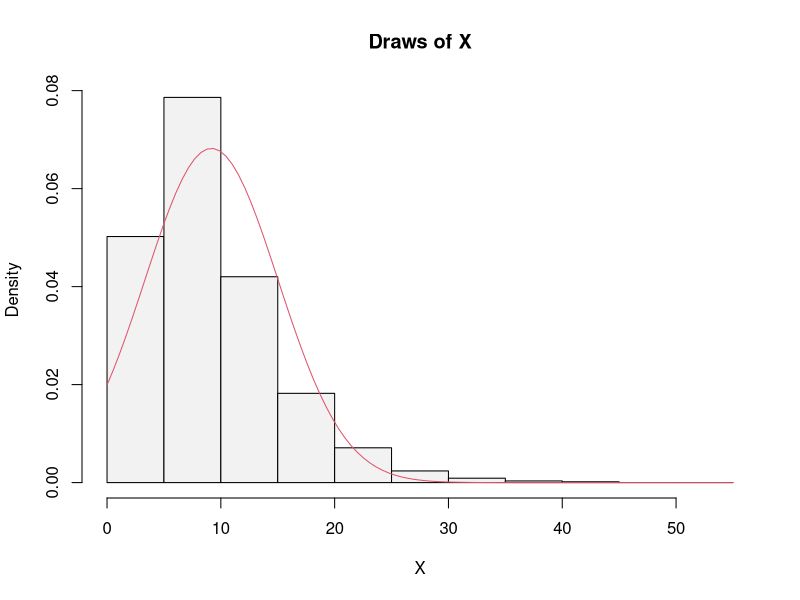

Reproduce this figure in R.
# Get 10000 draws
f = function(n, X = c()){
  for(index in 1:n) {
    # Simulate the block execution times
    # Simulate X by taking max of block execution times
    X[index] = max(rexp(3, 0.2))
  }
  
  # Return X
  X
}

# Plot the histogram
par(mfrow = c(1, 1))
X = f(10000)
hist(X, freq = FALSE, probability = TRUE, from = min(X), to = max(X), main="Draws of X", col = gray(.95))

# Superimpose the density function
curve(dnorm(x, mean = mean(X), sd = sd(X)), col = 2, add = TRUE)

# Estimate E(X) and compare with the exact answer 5 times
answer.exact = 9.167
for (index in 1:5){
  # Print the comparison
  cat("n = 10000,", index, "- Differnce in E(X) and exact answer:", mean(X) - answer.exact, "\n")
  
  # Simulate again
  X = f(10000)
}

# Repeat with n = 1000 and n = 100000
for (n in c(1000, 100000)){
  for (index in 1:5){
    # Simulate
    X = f(n)
    
    # Print the comparison
    cat("n =", n, ",", index, "- Differnce in E(X) and exact answer:", mean(X) - answer.exact, "\n")
  }
}